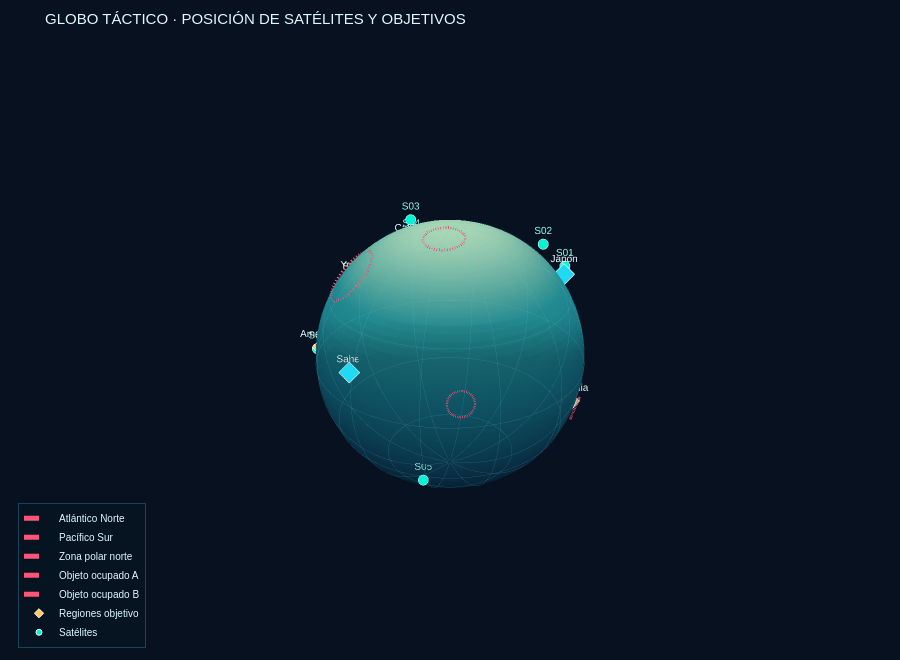
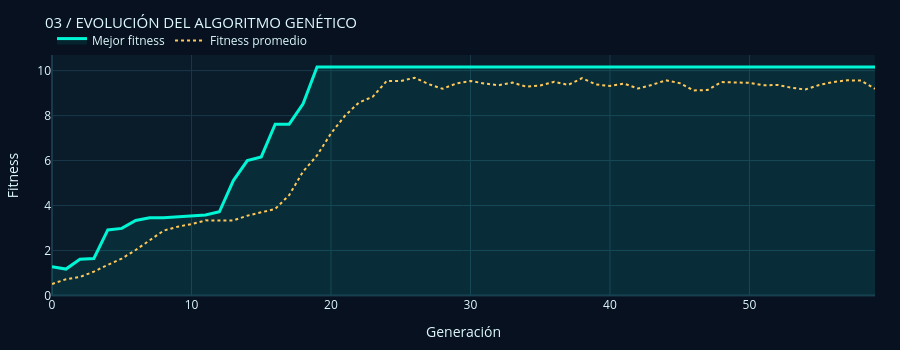

The notebook cell these images were saved under, in order:
### Code cell
from IPython.display import display, HTML

def latlon_to_xyz(lat, lon, radius=1.0):
    lat_r, lon_r = np.radians(lat), np.radians(lon)
    return (radius*np.cos(lat_r)*np.cos(lon_r),
            radius*np.cos(lat_r)*np.sin(lon_r), radius*np.sin(lat_r))

def circle_on_globe(center, radius_deg, n=120, globe_radius=1.018):
    lat0, lon0 = center
    bearings = np.linspace(0, 2*np.pi, n)
    ang, lat1, lon1 = np.radians(radius_deg), np.radians(lat0), np.radians(lon0)
    lats, lons = [], []
    for b in bearings:
        lat = np.arcsin(np.sin(lat1)*np.cos(ang)+np.cos(lat1)*np.sin(ang)*np.cos(b))
        lon = lon1 + np.arctan2(np.sin(b)*np.sin(ang)*np.cos(lat1),
                                np.cos(ang)-np.sin(lat1)*np.sin(lat))
        lats.append(np.degrees(lat)); lons.append((np.degrees(lon)+180)%360-180)
    return latlon_to_xyz(np.array(lats), np.array(lons), globe_radius)

def crear_dashboard(individuo, historial_max=None, historial_avg=None):
    reporte = coverage_report(individuo)
    cubiertas = int((reporte['Cubierta (≤300 km)'] == 'Sí').sum())
    invalidos = sum(not is_valid_position(*s) for s in individuo)
    fitness = evaluar_fitness(individuo)
    tasa = 100*cubiertas/max(1, len(REGIONS))
    display(HTML(f'''<div style="font-family:Arial,sans-serif;background:linear-gradient(120deg,#07111f,#0b1e31);border:1px solid #1c4962;border-radius:16px;padding:22px;color:#e6faff;margin:4px 0 14px 0">
      <div style="display:flex;align-items:center;gap:12px"><div style="font-size:28px">🛰️</div><div><div style="font-size:11px;letter-spacing:3px;color:#00e5c3">ASTROSHIELD / MISSION CONTROL</div><div style="font-size:24px;font-weight:700;margin-top:4px">Centro de control de constelación</div><div style="font-size:12px;color:#8aa9bc;margin-top:5px">Visualización interactiva · Optimización evolutiva · Monitoreo regional</div></div><div style="margin-left:auto;border:1px solid #087f70;color:#48f3cf;padding:7px 12px;border-radius:20px;font-size:11px">● SIMULACIÓN GENERADA</div></div>
      <div style="display:grid;grid-template-columns:repeat(4,minmax(120px,1fr));gap:10px;margin-top:20px">
      <div style="background:#0c2637;border:1px solid #17445a;border-radius:10px;padding:14px"><div style="font-size:10px;color:#8daaba;letter-spacing:1px">SATÉLITES</div><div style="font-size:27px;font-weight:700;color:#f1fbff">{len(individuo)} <span style="font-size:11px;color:#00e5c3">● ACTIVO</span></div><div style="font-size:11px;color:#7896a8">Constelación optimizada</div></div>
      <div style="background:#0c2637;border:1px solid #17445a;border-radius:10px;padding:14px"><div style="font-size:10px;color:#8daaba;letter-spacing:1px">COBERTURA REGIONAL</div><div style="font-size:27px;font-weight:700;color:#00e5c3">{cubiertas}/{len(REGIONS)}</div><div style="font-size:11px;color:#7896a8">Dentro del radio de 300 km</div></div>
      <div style="background:#0c2637;border:1px solid #17445a;border-radius:10px;padding:14px"><div style="font-size:10px;color:#8daaba;letter-spacing:1px">FITNESS</div><div style="font-size:27px;font-weight:700;color:#f8ce66">{fitness:.3f}</div><div style="font-size:11px;color:#7896a8">Evaluación de la solución</div></div>
      <div style="background:#0c2637;border:1px solid #17445a;border-radius:10px;padding:14px"><div style="font-size:10px;color:#8daaba;letter-spacing:1px">POSICIONES INVÁLIDAS</div><div style="font-size:27px;font-weight:700;color:{'#ff6482' if invalidos else '#00e5c3'}">{invalidos}</div><div style="font-size:11px;color:#7896a8">Según restricciones configuradas</div></div>
      </div></div>'''))

    fig = go.Figure()
    u = np.linspace(0, 2*np.pi, 100); v = np.linspace(-np.pi/2, np.pi/2, 60)
    xx = np.outer(np.cos(u), np.cos(v)); yy = np.outer(np.sin(u), np.cos(v)); zz = np.outer(np.ones_like(u), np.sin(v))
    fig.add_trace(go.Surface(x=xx,y=yy,z=zz,surfacecolor=zz,
        colorscale=[[0,'#07172b'],[0.25,'#0b3650'],[0.55,'#11647a'],[0.8,'#238b91'],[1,'#9cc8a6']],
        cmin=-1,cmax=1,opacity=.98,showscale=False,hoverinfo='skip',name='Tierra'))
    # Grid latitude/longitude for a technical cartographic feel
    for lat in [-60,-30,0,30,60]:
        lons=np.linspace(-180,180,160); lats=np.full_like(lons,lat)
        gx,gy,gz=latlon_to_xyz(lats,lons,1.003)
        fig.add_trace(go.Scatter3d(x=gx,y=gy,z=gz,mode='lines',line=dict(color='#56c7db',width=1),opacity=.22,showlegend=False,hoverinfo='skip'))
    for lon in range(-150,181,30):
        lats=np.linspace(-89,89,140); lons=np.full_like(lats,lon)
        gx,gy,gz=latlon_to_xyz(lats,lons,1.003)
        fig.add_trace(go.Scatter3d(x=gx,y=gy,z=gz,mode='lines',line=dict(color='#56c7db',width=1),opacity=.22,showlegend=False,hoverinfo='skip'))
    # Restricted zones / occupied objects
    for idx,zone in enumerate(DEBRIS_ZONES+BLOCKED_OBJECTS):
        x,y,z=circle_on_globe(zone['center'],zone['radius'])
        label=zone.get('name',f'Zona restringida {idx+1}')
        fig.add_trace(go.Scatter3d(x=x,y=y,z=z,mode='lines',line=dict(color='#ff5578',width=5,dash='dash'),name=label,hovertemplate=f'<b>{label}</b><br>Radio: {zone["radius"]}°<extra></extra>'))
    # Target regions
    rx,ry,rz,labels,cols,hov=[],[],[],[],[],[]
    for name,info in REGIONS.items():
        x,y,z=latlon_to_xyz(*info['coords'],1.035); rx.append(x);ry.append(y);rz.append(z);labels.append(name)
        cols.append({3:'#ffc857',2:'#20d9f2',1:'#8ef0a4'}[info['priority']])
        prioridad_label = {3: 'Alta', 2: 'Media', 1: 'Normal'}[info['priority']]
        hov.append(f"{name} · prioridad {prioridad_label}")
    fig.add_trace(go.Scatter3d(x=rx,y=ry,z=rz,mode='markers+text',text=labels,textposition='top center',
        textfont=dict(size=10,color='#eafaff'),marker=dict(size=7,color=cols,symbol='diamond',line=dict(color='#ffffff',width=1)),
        name='Regiones objetivo',hovertext=hov,hovertemplate='%{hovertext}<extra></extra>'))
    sx,sy,sz,hovers=[],[],[],[]
    for i,sat in enumerate(individuo):
        x,y,z=latlon_to_xyz(sat[0],sat[1],1.075);sx.append(x);sy.append(y);sz.append(z)
        near=min(REGIONS,key=lambda n:satellite_region_distance(sat,n)); dist=satellite_region_distance(sat,near)
        hovers.append(f'<b>Satélite S{i+1:02}</b><br>Latitud: {sat[0]:.2f}°<br>Longitud: {sat[1]:.2f}°<br>Región cercana: {near}<br>Distancia: {dist:.1f} km<br>Posición válida: {"Sí" if is_valid_position(*sat) else "No"}')
    fig.add_trace(go.Scatter3d(x=sx,y=sy,z=sz,mode='markers+text',text=[f'S{i+1:02}' for i in range(len(individuo))],textposition='top center',
        textfont=dict(size=10,color='#8affea'),marker=dict(size=6,color=['#00f5d4' if is_valid_position(*s) else '#ff5578' for s in individuo],line=dict(color='#eaffff',width=1)),
        name='Satélites',hovertext=hovers,hovertemplate='%{hovertext}<extra></extra>'))
    # Coverage links for regions within observation radius
    for name,info in REGIONS.items():
        ds=[satellite_region_distance(s,name) for s in individuo]; idx=int(np.argmin(ds))
        if ds[idx] <= OBSERVATION_RADIUS_KM:
            a=latlon_to_xyz(*individuo[idx],1.065); b=latlon_to_xyz(*info['coords'],1.04)
            fig.add_trace(go.Scatter3d(x=[a[0],b[0]],y=[a[1],b[1]],z=[a[2],b[2]],mode='lines',line=dict(color='#00f5d4',width=4),opacity=.9,showlegend=False,hoverinfo='skip'))
    fig.update_layout(title=dict(text='GLOBO TÁCTICO · POSICIÓN DE SATÉLITES Y OBJETIVOS',font=dict(size=15,color='#dffaff')),
        paper_bgcolor='#07111f',plot_bgcolor='#07111f',font=dict(color='#dffaff',family='Arial'),
        legend=dict(bgcolor='rgba(6,20,34,.85)',bordercolor='#17445a',borderwidth=1,x=.02,y=.02,font=dict(size=10)),
        margin=dict(l=0,r=0,t=48,b=0),height=660,
        scene=dict(bgcolor='#07111f',xaxis=dict(visible=False,range=[-1.2,1.2]),yaxis=dict(visible=False,range=[-1.2,1.2]),zaxis=dict(visible=False,range=[-1.2,1.2]),aspectmode='cube',camera=dict(eye=dict(x=1.55,y=1.35,z=1.1))))
    display(HTML('<div style="font:12px Arial;color:#63a7bf;letter-spacing:2px;margin:14px 2px 5px">01 / VISTA PLANETARIA INTERACTIVA</div>'))
    fig.show()

    # Coverage report as a styled interactive dataframe
    styled = reporte.style.set_properties(**{'background-color':'#0b1d2b','color':'#e4f8ff','border-color':'#20445a','text-align':'left'}).set_table_styles([
        {'selector':'th','props':[('background-color','#12354a'),('color','#64f0dc'),('font-size','11px'),('text-transform','uppercase')]},
        {'selector':'caption','props':[('caption-side','top'),('color','#e4f8ff'),('font-size','16px'),('font-weight','bold'),('text-align','left'),('padding','10px 0')]}
    ]).set_caption('02 / ESTADO DE COBERTURA POR REGIÓN')
    display(styled)
    if historial_max is not None and historial_avg is not None:
        evo=go.Figure()
        evo.add_trace(go.Scatter(y=historial_max,mode='lines',name='Mejor fitness',line=dict(color='#00f5d4',width=3),fill='tozeroy',fillcolor='rgba(0,245,212,.08)'))
        evo.add_trace(go.Scatter(y=historial_avg,mode='lines',name='Fitness promedio',line=dict(color='#ffc857',width=2,dash='dot')))
        evo.update_layout(title=dict(text='03 / EVOLUCIÓN DEL ALGORITMO GENÉTICO',font=dict(size=15,color='#dffaff')),
            xaxis_title='Generación',yaxis_title='Fitness',paper_bgcolor='#07111f',plot_bgcolor='#0a1b2a',
            font=dict(color='#dffaff'),height=350,margin=dict(l=35,r=25,t=55,b=40),
            xaxis=dict(gridcolor='#18394b',zerolinecolor='#18394b'),yaxis=dict(gridcolor='#18394b',zerolinecolor='#18394b'),
            legend=dict(orientation='h',y=1.12,x=0))
        evo.show()
    display(HTML(f'<div style="font:11px Arial;color:#64869a;border-top:1px solid #18394b;padding-top:10px;margin-top:12px">ASTROSHIELD · FIN DE REPORTE · Cobertura calculada con radio de observación de {OBSERVATION_RADIUS_KM} km · Los resultados corresponden a la corrida ejecutada en este notebook.</div>'))

crear_dashboard(MEJOR_INDIVIDUO, HISTORIAL_MAX, HISTORIAL_AVG)

### Figure 1 — Plotly figure (JSON) as saved in the notebook; plotly's stock layout.template omitted (floating-point values rounded to 4 significant figures; data arrays with more than 128 entries replaced by an {"elided": "..."} marker saying what was removed)
{"data": [{"cmax": 1, "cmin": -1, "colorscale": [[0, "#07172b"], [0.25, "#0b3650"], [0.55, "#11647a"], [0.8, "#238b91"], [1, "#9cc8a6"]], "hoverinfo": "skip", "name": "Tierra", "opacity": 0.98, "showscale": false, "surfacecolor": {"elided": "100x60 float values"}, "type": "surface", "x": {"elided": "100x60 float values"}, "y": {"elided": "100x60 float values"}, "z": {"elided": "100x60 float values"}}, {"hoverinfo": "skip", "line": {"color": "#56c7db", "width": 1}, "mode": "lines", "opacity": 0.22, "showlegend": false, "type": "scatter3d", "x": {"elided": "160 float values"}, "y": {"elided": "160 float values"}, "z": {"elided": "160 float values"}}, {"hoverinfo": "skip", "line": {"color": "#56c7db", "width": 1}, "mode": "lines", "opacity": 0.22, "showlegend": false, "type": "scatter3d", "x": {"elided": "160 float values"}, "y": {"elided": "160 float values"}, "z": {"elided": "160 float values"}}, {"hoverinfo": "skip", "line": {"color": "#56c7db", "width": 1}, "mode": "lines", "opacity": 0.22, "showlegend": false, "type": "scatter3d", "x": {"elided": "160 float values"}, "y": {"elided": "160 float values"}, "z": {"elided": "160 float values"}}, {"hoverinfo": "skip", "line": {"color": "#56c7db", "width": 1}, "mode": "lines", "opacity": 0.22, "showlegend": false, "type": "scatter3d", "x": {"elided": "160 float values"}, "y": {"elided": "160 float values"}, "z": {"elided": "160 float values"}}, {"hoverinfo": "skip", "line": {"color": "#56c7db", "width": 1}, "mode": "lines", "opacity": 0.22, "showlegend": false, "type": "scatter3d", "x": {"elided": "160 float values"}, "y": {"elided": "160 float values"}, "z": {"elided": "160 float values"}}, {"hoverinfo": "skip", "line": {"color": "#56c7db", "width": 1}, "mode": "lines", "opacity": 0.22, "showlegend": false, "type": "scatter3d", "x": {"elided": "140 float values"}, "y": {"elided": "140 float values"}, "z": {"elided": "140 float values"}}, {"hoverinfo": "skip", "line": {"color": "#56c7db", "width": 1}, "mode": "lines", "opacity": 0.22, "showlegend": false, "type": "scatter3d", "x": {"elided": "140 float values"}, "y": {"elided": "140 float values"}, "z": {"elided": "140 float values"}}, {"hoverinfo": "skip", "line": {"color": "#56c7db", "width": 1}, "mode": "lines", "opacity": 0.22, "showlegend": false, "type": "scatter3d", "x": {"elided": "140 float values"}, "y": {"elided": "140 float values"}, "z": {"elided": "140 float values"}}, {"hoverinfo": "skip", "line": {"color": "#56c7db", "width": 1}, "mode": "lines", "opacity": 0.22, "showlegend": false, "type": "scatter3d", "x": {"elided": "140 float values"}, "y": {"elided": "140 float values"}, "z": {"elided": "140 float values"}}, {"hoverinfo": "skip", "line": {"color": "#56c7db", "width": 1}, "mode": "lines", "opacity": 0.22, "showlegend": false, "type": "scatter3d", "x": {"elided": "140 float values"}, "y": {"elided": "140 float values"}, "z": {"elided": "140 float values"}}, {"hoverinfo": "skip", "line": {"color": "#56c7db", "width": 1}, "mode": "lines", "opacity": 0.22, "showlegend": false, "type": "scatter3d", "x": {"elided": "140 float values"}, "y": {"elided": "140 float values"}, "z": {"elided": "140 float values"}}, {"hoverinfo": "skip", "line": {"color": "#56c7db", "width": 1}, "mode": "lines", "opacity": 0.22, "showlegend": false, "type": "scatter3d", "x": {"elided": "140 float values"}, "y": {"elided": "140 float values"}, "z": {"elided": "140 float values"}}, {"hoverinfo": "skip", "line": {"color": "#56c7db", "width": 1}, "mode": "lines", "opacity": 0.22, "showlegend": false, "type": "scatter3d", "x": {"elided": "140 float values"}, "y": {"elided": "140 float values"}, "z": {"elided": "140 float values"}}, {"hoverinfo": "skip", "line": {"color": "#56c7db", "width": 1}, "mode": "lines", "opacity": 0.22, "showlegend": false, "type": "scatter3d", "x": {"elided": "140 float values"}, "y": {"elided": "140 float values"}, "z": {"elided": "140 float values"}}, {"hoverinfo": "skip", "line": {"color": "#56c7db", "width": 1}, "mode": "lines", "opacity": 0.22, "showlegend": false, "type": "scatter3d", "x": {"elided": "140 float values"}, "y": {"elided": "140 float values"}, "z": {"elided": "140 float values"}}, {"hoverinfo": "skip", "line": {"color": "#56c7db", "width": 1}, "mode": "lines", "opacity": 0.22, "showlegend": false, "type": "scatter3d", "x": {"elided": "140 float values"}, "y": {"elided": "140 float values"}, "z": {"elided": "140 float values"}}, {"hoverinfo": "skip", "line": {"color": "#56c7db", "width": 1}, "mode": "lines", "opacity": 0.22, "showlegend": false, "type": "scatter3d", "x": {"elided": "140 float values"}, "y": {"elided": "140 float values"}, "z": {"elided": "140 float values"}}, {"hovertemplate": "<b>Atlántico Norte</b><br>Radio: 12.0°<extra></extra>", "line": {"color": "#ff5578", "dash": "dash", "width": 5}, "mode": "lines", "name": "Atlántico Norte", "type": "scatter3d", "x": [0.4542, 0.4608, 0.4677, 0.4749, 0.4823, 0.4901, 0.4981, 0.5063, 0.5147, 0.5233, 0.532, 0.5409, 0.5498, 0.5589, 0.568, 0.5771, 0.5862, 0.5952, 0.6043, 0.6132, 0.6221, 0.6308, 0.6394, 0.6478, 0.656, 0.6639, 0.6717, 0.6792, 0.6863, 0.6932, 0.6998, 0.706, 0.7118, 0.7173, 0.7224, 0.7271, 0.7313, 0.7352, 0.7386, 0.7415, 0.744, 0.746, 0.7475, 0.7486, 0.7492, 0.7493, 0.7489, 0.7481, 0.7467, 0.7449, 0.7426, 0.7399, 0.7367, 0.7331, 0.729, 0.7245, 0.7196, 0.7143, 0.7086, 0.7025, 0.6961, 0.6894, 0.6823, 0.675, 0.6673, 0.6595, 0.6514, 0.643, 0.6346, 0.6259, 0.6171, 0.6082, 0.5992, 0.5901, 0.581, 0.5719, 0.5628, 0.5538, 0.5448, 0.5359, 0.5271, 0.5184, 0.5099, 0.5016, 0.4936, 0.4857, 0.4781, 0.4708, 0.4637, 0.457, 0.4506, 0.4446, 0.4389, 0.4336, 0.4287, 0.4243, 0.4202, 0.4166, 0.4135, 0.4107, 0.4085, 0.4067, 0.4054, 0.4046, 0.4042, 0.4044, 0.405, 0.4061, 0.4077, 0.4097, 0.4122, 0.4152, 0.4186, 0.4225, 0.4267, 0.4314, 0.4366, 0.4421, 0.4479, 0.4542], "y": [-0.318, -0.309, -0.3002, -0.2917, -0.2836, -0.2757, -0.2683, -0.2612, -0.2545, -0.2482, -0.2424, -0.237, -0.232, -0.2276, -0.2236, -0.2202, -0.2172, -0.2148, -0.2129, -0.2115, -0.2107, -0.2104, -0.2106, -0.2114, -0.2127, -0.2146, -0.217, -0.2199, -0.2233, -0.2272, -0.2316, -0.2365, -0.2419, -0.2477, -0.2539, -0.2606, -0.2677, -0.2751, -0.2829, -0.291, -0.2995, -0.3082, -0.3172, -0.3265, -0.3359, -0.3456, -0.3554, -0.3654, -0.3754, -0.3856, -0.3958, -0.406, -0.4162, -0.4264, -0.4365, -0.4465, -0.4564, -0.4661, -0.4757, -0.4851, -0.4942, -0.5031, -0.5118, -0.5201, -0.5281, -0.5358, -0.543, -0.5499, -0.5564, -0.5625, -0.5681, -0.5733, -0.578, -0.5822, -0.5859, -0.5891, -0.5918, -0.5939, -0.5956, -0.5967, -0.5972, -0.5973, -0.5967, -0.5957, -0.5941, -0.592, -0.5893, -0.5862, -0.5825, -0.5784, -0.5737, -0.5686, -0.563, -0.557, -0.5505, -0.5436, -0.5364, -0.5288, -0.5208, -0.5125, -0.5039, -0.495, -0.4859, -0.4765, -0.467, -0.4572, -0.4473, -0.4373, -0.4272, -0.4171, -0.4068, -0.3966, -0.3864, -0.3763, -0.3662, -0.3563, -0.3464, -0.3368, -0.3273, -0.318], "z": [0.8538, 0.8536, 0.8529, 0.8519, 0.8504, 0.8486, 0.8463, 0.8437, 0.8406, 0.8372, 0.8334, 0.8292, 0.8247, 0.8199, 0.8147, 0.8092, 0.8035, 0.7974, 0.7911, 0.7846, 0.7778, 0.7708, 0.7637, 0.7563, 0.7488, 0.7412, 0.7335, 0.7258, 0.7179, 0.71, 0.7021, 0.6942, 0.6864, 0.6785, 0.6708, 0.6631, 0.6556, 0.6482, 0.641, 0.6339, 0.627, 0.6203, 0.6139, 0.6077, 0.6018, 0.5962, 0.5909, 0.5859, 0.5812, 0.5769, 0.5729, 0.5693, 0.566, 0.5632, 0.5607, 0.5586, 0.557, 0.5557, 0.5549, 0.5545, 0.5545, 0.5549, 0.5557, 0.557, 0.5586, 0.5607, 0.5632, 0.566, 0.5693, 0.5729, 0.5769, 0.5812, 0.5859, 0.5909, 0.5962, 0.6018, 0.6077, 0.6139, 0.6203, 0.627, 0.6339, 0.641, 0.6482, 0.6556, 0.6631, 0.6708, 0.6785, 0.6864, 0.6942, 0.7021, 0.71, 0.7179, 0.7258, 0.7335, 0.7412, 0.7488, 0.7563, 0.7637, 0.7708, 0.7778, 0.7846, 0.7911, 0.7974, 0.8035, 0.8092, 0.8147, 0.8199, 0.8247, 0.8292, 0.8334, 0.8372, 0.8406, 0.8437, 0.8463, 0.8486, 0.8504, 0.8519, 0.8529, 0.8536, 0.8538]}, {"hovertemplate": "<b>Pacífico Sur</b><br>Radio: 10.0°<extra></extra>", "line": {"color": "#ff5578", "dash": "dash", "width": 5}, "mode": "lines", "name": "Pacífico Sur", "type": "scatter3d", "x": [-0.4783, -0.4702, -0.4619, -0.4536, -0.4452, -0.4368, -0.4284, -0.42, -0.4117, -0.4034, -0.3952, -0.3871, -0.3791, -0.3713, -0.3636, -0.3562, -0.349, -0.342, -0.3352, -0.3288, -0.3226, -0.3168, -0.3112, -0.3061, -0.3012, -0.2968, -0.2927, -0.289, -0.2858, -0.2829, -0.2804, -0.2784, -0.2769, -0.2757, -0.275, -0.2748, -0.275, -0.2756, -0.2767, -0.2782, -0.2801, -0.2825, -0.2853, -0.2885, -0.2921, -0.2962, -0.3006, -0.3053, -0.3105, -0.3159, -0.3218, -0.3279, -0.3343, -0.341, -0.3479, -0.3551, -0.3625, -0.3702, -0.3779, -0.3859, -0.394, -0.4022, -0.4105, -0.4188, -0.4272, -0.4356, -0.444, -0.4524, -0.4607, -0.469, -0.4771, -0.4852, -0.4931, -0.5008, -0.5083, -0.5157, -0.5228, -0.5296, -0.5362, -0.5426, -0.5486, -0.5543, -0.5596, -0.5646, -0.5693, -0.5735, -0.5774, -0.5809, -0.584, -0.5866, -0.5888, -0.5906, -0.592, -0.5929, -0.5934, -0.5934, -0.593, -0.5921, -0.5908, -0.5891, -0.587, -0.5844, -0.5814, -0.5779, -0.5741, -0.5699, -0.5653, -0.5604, -0.5551, -0.5494, -0.5434, -0.5372, -0.5306, -0.5238, -0.5167, -0.5094, -0.5019, -0.4942, -0.4863, -0.4783], "y": [-0.8284, -0.833, -0.8373, -0.8414, -0.8453, -0.8489, -0.8522, -0.8552, -0.858, -0.8604, -0.8626, -0.8644, -0.8659, -0.8671, -0.868, -0.8686, -0.8688, -0.8687, -0.8683, -0.8676, -0.8665, -0.8651, -0.8634, -0.8614, -0.8591, -0.8565, -0.8536, -0.8504, -0.847, -0.8432, -0.8393, -0.835, -0.8306, -0.8259, -0.821, -0.816, -0.8107, -0.8053, -0.7997, -0.794, -0.7882, -0.7823, -0.7763, -0.7702, -0.7641, -0.758, -0.7518, -0.7456, -0.7395, -0.7334, -0.7273, -0.7213, -0.7154, -0.7096, -0.7039, -0.6983, -0.6929, -0.6877, -0.6826, -0.6777, -0.673, -0.6686, -0.6644, -0.6604, -0.6567, -0.6533, -0.6501, -0.6472, -0.6446, -0.6423, -0.6403, -0.6386, -0.6372, -0.6362, -0.6355, -0.6351, -0.635, -0.6352, -0.6358, -0.6367, -0.6379, -0.6395, -0.6413, -0.6435, -0.6459, -0.6487, -0.6517, -0.6551, -0.6587, -0.6625, -0.6666, -0.671, -0.6755, -0.6803, -0.6853, -0.6904, -0.6958, -0.7013, -0.7069, -0.7127, -0.7185, -0.7245, -0.7305, -0.7366, -0.7428, -0.7489, -0.7551, -0.7613, -0.7674, -0.7735, -0.7795, -0.7855, -0.7913, -0.7971, -0.8027, -0.8082, -0.8135, -0.8187, -0.8237, -0.8284], "z": [-0.3482, -0.3484, -0.349, -0.3501, -0.3516, -0.3535, -0.3558, -0.3585, -0.3616, -0.3651, -0.369, -0.3733, -0.3779, -0.3828, -0.3881, -0.3937, -0.3996, -0.4058, -0.4123, -0.419, -0.4259, -0.433, -0.4404, -0.4479, -0.4555, -0.4633, -0.4712, -0.4791, -0.4871, -0.4952, -0.5033, -0.5114, -0.5194, -0.5274, -0.5353, -0.5432, -0.5509, -0.5584, -0.5659, -0.5731, -0.5801, -0.5869, -0.5935, -0.5998, -0.6059, -0.6116, -0.6171, -0.6222, -0.627, -0.6314, -0.6355, -0.6392, -0.6425, -0.6454, -0.6479, -0.6501, -0.6518, -0.653, -0.6539, -0.6543, -0.6543, -0.6539, -0.653, -0.6518, -0.6501, -0.6479, -0.6454, -0.6425, -0.6392, -0.6355, -0.6314, -0.627, -0.6222, -0.6171, -0.6116, -0.6059, -0.5998, -0.5935, -0.5869, -0.5801, -0.5731, -0.5659, -0.5584, -0.5509, -0.5432, -0.5353, -0.5274, -0.5194, -0.5114, -0.5033, -0.4952, -0.4871, -0.4791, -0.4712, -0.4633, -0.4555, -0.4479, -0.4404, -0.433, -0.4259, -0.419, -0.4123, -0.4058, -0.3996, -0.3937, -0.3881, -0.3828, -0.3779, -0.3733, -0.369, -0.3651, -0.3616, -0.3585, -0.3558, -0.3535, -0.3516, -0.3501, -0.349, -0.3484, -0.3482]}, {"hovertemplate": "<b>Zona polar norte</b><br>Radio: 8.0°<extra></extra>", "line": {"color": "#ff5578", "dash": "dash", "width": 5}, "mode": "lines", "name": "Zona polar norte", "type": "scatter3d", "x": [0.0615, 0.05793, 0.0547, 0.05183, 0.04931, 0.04717, 0.0454, 0.04401, 0.04301, 0.04239, 0.04215, 0.04231, 0.04285, 0.04378, 0.0451, 0.04679, 0.04886, 0.0513, 0.0541, 0.05726, 0.06077, 0.06461, 0.06877, 0.07325, 0.07804, 0.08311, 0.08845, 0.09406, 0.0999, 0.106, 0.1123, 0.1187, 0.1254, 0.1322, 0.1392, 0.1462, 0.1534, 0.1606, 0.1679, 0.1753, 0.1826, 0.19, 0.1973, 0.2046, 0.2118, 0.219, 0.226, 0.2329, 0.2397, 0.2463, 0.2527, 0.2589, 0.2649, 0.2707, 0.2762, 0.2815, 0.2865, 0.2912, 0.2955, 0.2996, 0.3034, 0.3068, 0.3098, 0.3125, 0.3148, 0.3168, 0.3184, 0.3196, 0.3204, 0.3208, 0.3208, 0.3205, 0.3198, 0.3186, 0.3171, 0.3152, 0.313, 0.3104, 0.3074, 0.3041, 0.3004, 0.2964, 0.2921, 0.2874, 0.2825, 0.2773, 0.2718, 0.2661, 0.2601, 0.2539, 0.2475, 0.241, 0.2342, 0.2274, 0.2204, 0.2132, 0.206, 0.1988, 0.1914, 0.1841, 0.1767, 0.1694, 0.1621, 0.1548, 0.1476, 0.1405, 0.1336, 0.1267, 0.12, 0.1135, 0.1072, 0.1011, 0.09519, 0.08954, 0.08414, 0.07902, 0.07417, 0.06963, 0.0654, 0.0615], "y": [0.03551, 0.04208, 0.04882, 0.05573, 0.06277, 0.06992, 0.07718, 0.08451, 0.0919, 0.09932, 0.1068, 0.1142, 0.1216, 0.129, 0.1363, 0.1435, 0.1506, 0.1575, 0.1643, 0.171, 0.1775, 0.1837, 0.1898, 0.1956, 0.2012, 0.2065, 0.2115, 0.2162, 0.2206, 0.2247, 0.2284, 0.2318, 0.2348, 0.2375, 0.2398, 0.2418, 0.2433, 0.2445, 0.2453, 0.2457, 0.2457, 0.2453, 0.2445, 0.2433, 0.2417, 0.2398, 0.2375, 0.2348, 0.2317, 0.2283, 0.2245, 0.2205, 0.2161, 0.2113, 0.2063, 0.201, 0.1955, 0.1896, 0.1836, 0.1773, 0.1708, 0.1642, 0.1573, 0.1504, 0.1433, 0.1361, 0.1288, 0.1214, 0.114, 0.1066, 0.09912, 0.0917, 0.08431, 0.07698, 0.06973, 0.06257, 0.05554, 0.04864, 0.0419, 0.03533, 0.02896, 0.0228, 0.01686, 0.01117, 0.005747, 0.0005952, -0.004266, -0.008823, -0.01306, -0.01697, -0.02055, -0.02377, -0.02663, -0.02913, -0.03126, -0.033, -0.03437, -0.03534, -0.03592, -0.03611, -0.03591, -0.03532, -0.03433, -0.03296, -0.03121, -0.02907, -0.02656, -0.02369, -0.02045, -0.01687, -0.01295, -0.008703, -0.004138, 0.0007308, 0.00589, 0.01132, 0.01702, 0.02296, 0.02913, 0.03551], "z": [1.016, 1.015, 1.015, 1.015, 1.015, 1.014, 1.014, 1.014, 1.013, 1.012, 1.012, 1.011, 1.01, 1.009, 1.008, 1.007, 1.006, 1.004, 1.003, 1.002, 1.001, 0.9992, 0.9978, 0.9963, 0.9949, 0.9934, 0.9919, 0.9903, 0.9888, 0.9872, 0.9857, 0.9841, 0.9826, 0.981, 0.9795, 0.978, 0.9765, 0.9751, 0.9736, 0.9722, 0.9709, 0.9696, 0.9683, 0.9671, 0.9659, 0.9648, 0.9638, 0.9628, 0.9619, 0.961, 0.9602, 0.9595, 0.9589, 0.9583, 0.9578, 0.9574, 0.9571, 0.9569, 0.9567, 0.9566, 0.9566, 0.9567, 0.9569, 0.9571, 0.9574, 0.9578, 0.9583, 0.9589, 0.9595, 0.9602, 0.961, 0.9619, 0.9628, 0.9638, 0.9648, 0.9659, 0.9671, 0.9683, 0.9696, 0.9709, 0.9722, 0.9736, 0.9751, 0.9765, 0.978, 0.9795, 0.981, 0.9826, 0.9841, 0.9857, 0.9872, 0.9888, 0.9903, 0.9919, 0.9934, 0.9949, 0.9963, 0.9978, 0.9992, 1.001, 1.002, 1.003, 1.004, 1.006, 1.007, 1.008, 1.009, 1.01, 1.011, 1.012, 1.012, 1.013, 1.014, 1.014, 1.014, 1.015, 1.015, 1.015, 1.015, 1.016]}, {"hovertemplate": "<b>Objeto ocupado A</b><br>Radio: 5.0°<extra></extra>", "line": {"color": "#ff5578", "dash": "dash", "width": 5}, "mode": "lines", "name": "Objeto ocupado A", "type": "scatter3d", "x": [0.6953, 0.692, 0.6888, 0.6855, 0.6824, 0.6793, 0.6763, 0.6734, 0.6705, 0.6678, 0.6652, 0.6627, 0.6603, 0.658, 0.6559, 0.6539, 0.6521, 0.6504, 0.6488, 0.6474, 0.6462, 0.6452, 0.6443, 0.6436, 0.6431, 0.6427, 0.6425, 0.6425, 0.6427, 0.6431, 0.6436, 0.6443, 0.6452, 0.6462, 0.6475, 0.6488, 0.6504, 0.6521, 0.6539, 0.6559, 0.658, 0.6603, 0.6627, 0.6652, 0.6678, 0.6706, 0.6734, 0.6763, 0.6794, 0.6824, 0.6856, 0.6888, 0.6921, 0.6953, 0.6987, 0.702, 0.7054, 0.7087, 0.7121, 0.7154, 0.7187, 0.722, 0.7253, 0.7284, 0.7316, 0.7346, 0.7376, 0.7405, 0.7432, 0.7459, 0.7485, 0.7509, 0.7533, 0.7555, 0.7575, 0.7594, 0.7612, 0.7628, 0.7643, 0.7656, 0.7667, 0.7677, 0.7685, 0.7691, 0.7695, 0.7698, 0.7699, 0.7698, 0.7695, 0.7691, 0.7685, 0.7677, 0.7667, 0.7656, 0.7643, 0.7628, 0.7612, 0.7594, 0.7575, 0.7554, 0.7532, 0.7509, 0.7485, 0.7459, 0.7432, 0.7404, 0.7375, 0.7346, 0.7315, 0.7284, 0.7252, 0.722, 0.7187, 0.7154, 0.7121, 0.7087, 0.7053, 0.702, 0.6986, 0.6953], "y": [0.6953, 0.6986, 0.702, 0.7053, 0.7087, 0.7121, 0.7154, 0.7187, 0.722, 0.7252, 0.7284, 0.7315, 0.7346, 0.7375, 0.7404, 0.7432, 0.7459, 0.7485, 0.7509, 0.7532, 0.7554, 0.7575, 0.7594, 0.7612, 0.7628, 0.7643, 0.7656, 0.7667, 0.7677, 0.7685, 0.7691, 0.7695, 0.7698, 0.7699, 0.7698, 0.7695, 0.7691, 0.7685, 0.7677, 0.7667, 0.7656, 0.7643, 0.7628, 0.7612, 0.7594, 0.7575, 0.7555, 0.7533, 0.7509, 0.7485, 0.7459, 0.7432, 0.7405, 0.7376, 0.7346, 0.7316, 0.7284, 0.7253, 0.722, 0.7187, 0.7154, 0.7121, 0.7087, 0.7054, 0.702, 0.6987, 0.6953, 0.6921, 0.6888, 0.6856, 0.6824, 0.6794, 0.6763, 0.6734, 0.6706, 0.6678, 0.6652, 0.6627, 0.6603, 0.658, 0.6559, 0.6539, 0.6521, 0.6504, 0.6488, 0.6475, 0.6462, 0.6452, 0.6443, 0.6436, 0.6431, 0.6427, 0.6425, 0.6425, 0.6427, 0.6431, 0.6436, 0.6443, 0.6452, 0.6462, 0.6474, 0.6488, 0.6504, 0.6521, 0.6539, 0.6559, 0.658, 0.6603, 0.6627, 0.6652, 0.6678, 0.6705, 0.6734, 0.6763, 0.6793, 0.6824, 0.6855, 0.6888, 0.692, 0.6953], "z": [0.2635, 0.2634, 0.263, 0.2624, 0.2615, 0.2605, 0.2591, 0.2576, 0.2558, 0.2538, 0.2516, 0.2492, 0.2465, 0.2437, 0.2407, 0.2375, 0.2341, 0.2306, 0.2269, 0.2231, 0.2191, 0.215, 0.2109, 0.2066, 0.2022, 0.1978, 0.1933, 0.1887, 0.1842, 0.1796, 0.1749, 0.1703, 0.1657, 0.1612, 0.1567, 0.1522, 0.1478, 0.1435, 0.1392, 0.1351, 0.1311, 0.1272, 0.1234, 0.1198, 0.1164, 0.1131, 0.11, 0.1071, 0.1043, 0.1018, 0.09949, 0.09738, 0.09549, 0.09382, 0.09238, 0.09118, 0.09021, 0.08948, 0.089, 0.08875, 0.08875, 0.089, 0.08948, 0.09021, 0.09118, 0.09238, 0.09382, 0.09549, 0.09738, 0.09949, 0.1018, 0.1043, 0.1071, 0.11, 0.1131, 0.1164, 0.1198, 0.1234, 0.1272, 0.1311, 0.1351, 0.1392, 0.1435, 0.1478, 0.1522, 0.1567, 0.1612, 0.1657, 0.1703, 0.1749, 0.1796, 0.1842, 0.1887, 0.1933, 0.1978, 0.2022, 0.2066, 0.2109, 0.215, 0.2191, 0.2231, 0.2269, 0.2306, 0.2341, 0.2375, 0.2407, 0.2437, 0.2465, 0.2492, 0.2516, 0.2538, 0.2558, 0.2576, 0.2591, 0.2605, 0.2615, 0.2624, 0.263, 0.2634, 0.2635]}, {"hovertemplate": "<b>Objeto ocupado B</b><br>Radio: 5.0°<extra></extra>", "line": {"color": "#ff5578", "dash": "dash", "width": 5}, "mode": "lines", "name": "Objeto ocupado B", "type": "scatter3d", "x": [-0.3429, -0.3473, -0.3516, -0.3559, -0.3602, -0.3644, -0.3685, -0.3725, -0.3764, -0.3802, -0.3838, -0.3873, -0.3907, -0.3939, -0.397, -0.3999, -0.4026, -0.4051, -0.4074, -0.4096, -0.4115, -0.4132, -0.4146, -0.4159, -0.4169, -0.4177, -0.4183, -0.4187, -0.4188, -0.4187, -0.4183, -0.4177, -0.4169, -0.4158, -0.4146, -0.4131, -0.4114, -0.4094, -0.4073, -0.405, -0.4024, -0.3997, -0.3968, -0.3938, -0.3905, -0.3871, -0.3836, -0.3799, -0.3762, -0.3722, -0.3682, -0.3641, -0.3599, -0.3557, -0.3514, -0.347, -0.3426, -0.3382, -0.3338, -0.3294, -0.325, -0.3206, -0.3163, -0.312, -0.3078, -0.3036, -0.2996, -0.2956, -0.2918, -0.2881, -0.2845, -0.281, -0.2777, -0.2746, -0.2716, -0.2688, -0.2662, -0.2638, -0.2615, -0.2595, -0.2577, -0.2561, -0.2548, -0.2536, -0.2527, -0.252, -0.2515, -0.2513, -0.2513, -0.2516, -0.252, -0.2527, -0.2537, -0.2548, -0.2562, -0.2578, -0.2596, -0.2617, -0.2639, -0.2663, -0.269, -0.2718, -0.2747, -0.2779, -0.2812, -0.2847, -0.2883, -0.292, -0.2959, -0.2998, -0.3039, -0.308, -0.3122, -0.3165, -0.3209, -0.3252, -0.3296, -0.3341, -0.3385, -0.3429], "y": [0.9421, 0.9404, 0.9388, 0.937, 0.9352, 0.9334, 0.9315, 0.9297, 0.9277, 0.9258, 0.9238, 0.9219, 0.9199, 0.918, 0.916, 0.9141, 0.9121, 0.9102, 0.9083, 0.9065, 0.9047, 0.9029, 0.9012, 0.8996, 0.898, 0.8965, 0.895, 0.8936, 0.8923, 0.891, 0.8899, 0.8888, 0.8878, 0.8869, 0.8861, 0.8854, 0.8848, 0.8843, 0.8839, 0.8836, 0.8834, 0.8833, 0.8833, 0.8834, 0.8836, 0.8839, 0.8843, 0.8848, 0.8855, 0.8862, 0.887, 0.8879, 0.8889, 0.89, 0.8911, 0.8924, 0.8937, 0.8951, 0.8966, 0.8981, 0.8997, 0.9014, 0.9031, 0.9049, 0.9067, 0.9085, 0.9104, 0.9123, 0.9142, 0.9162, 0.9181, 0.9201, 0.9221, 0.924, 0.926, 0.9279, 0.9298, 0.9317, 0.9336, 0.9354, 0.9372, 0.9389, 0.9406, 0.9422, 0.9438, 0.9453, 0.9467, 0.9481, 0.9494, 0.9506, 0.9517, 0.9527, 0.9536, 0.9545, 0.9552, 0.9559, 0.9565, 0.9569, 0.9573, 0.9575, 0.9577, 0.9577, 0.9577, 0.9575, 0.9573, 0.9569, 0.9564, 0.9559, 0.9552, 0.9544, 0.9536, 0.9526, 0.9516, 0.9505, 0.9492, 0.948, 0.9466, 0.9452, 0.9436, 0.9421], "z": [-0.1768, -0.1769, -0.1773, -0.1778, -0.1787, -0.1797, -0.181, -0.1826, -0.1843, -0.1863, -0.1884, -0.1908, -0.1934, -0.1962, -0.1991, -0.2023, -0.2056, -0.209, -0.2127, -0.2164, -0.2203, -0.2243, -0.2284, -0.2326, -0.2369, -0.2412, -0.2456, -0.2501, -0.2546, -0.2591, -0.2636, -0.2681, -0.2726, -0.2771, -0.2815, -0.2859, -0.2902, -0.2945, -0.2986, -0.3027, -0.3066, -0.3104, -0.3141, -0.3177, -0.321, -0.3243, -0.3273, -0.3302, -0.3329, -0.3353, -0.3376, -0.3397, -0.3415, -0.3432, -0.3446, -0.3458, -0.3467, -0.3474, -0.3479, -0.3481, -0.3481, -0.3479, -0.3474, -0.3467, -0.3458, -0.3446, -0.3432, -0.3415, -0.3397, -0.3376, -0.3353, -0.3329, -0.3302, -0.3273, -0.3243, -0.321, -0.3177, -0.3141, -0.3104, -0.3066, -0.3027, -0.2986, -0.2945, -0.2902, -0.2859, -0.2815, -0.2771, -0.2726, -0.2681, -0.2636, -0.2591, -0.2546, -0.2501, -0.2456, -0.2412, -0.2369, -0.2326, -0.2284, -0.2243, -0.2203, -0.2164, -0.2127, -0.209, -0.2056, -0.2023, -0.1991, -0.1962, -0.1934, -0.1908, -0.1884, -0.1863, -0.1843, -0.1826, -0.181, -0.1797, -0.1787, -0.1778, -0.1773, -0.1769, -0.1768]}, {"hovertemplate": "%{hovertext}<extra></extra>", "hovertext": ["Yucatán · prioridad Alta", "Amazonía · prioridad Alta", "California · prioridad Media", "Sahel · prioridad Media", "Japón · prioridad Media", "Australia · prioridad Normal"], "marker": {"color": ["#ffc857", "#ffc857", "#20d9f2", "#20d9f2", "#20d9f2", "#8ef0a4"], "line": {"color": "#ffffff", "width": 1}, "size": 7, "symbol": "diamond"}, "mode": "markers+text", "name": "Regiones objetivo", "text": ["Yucatán", "Amazonía", "California", "Sahel", "Japón", "Australia"], "textfont": {"color": "#eafaff", "size": 10}, "textposition": "top center", "type": "scatter3d", "x": [0.01692, 0.485, -0.4068, 0.9997, -0.6223, -0.6397], "y": [-0.9693, -0.9121, -0.722, 0, 0.5603, 0.686], "z": [0.3625, -0.06319, 0.62, 0.2679, 0.6084, -0.4374]}, {"hovertemplate": "%{hovertext}<extra></extra>", "hovertext": ["<b>Satélite S01</b><br>Latitud: 37.64°<br>Longitud: 140.39°<br>Región cercana: Japón<br>Distancia: 280.1 km<br>Posición válida: Sí", "<b>Satélite S02</b><br>Latitud: 50.94°<br>Longitud: 140.56°<br>Región cercana: Japón<br>Distancia: 1674.1 km<br>Posición válida: Sí", "<b>Satélite S03</b><br>Latitud: 54.69°<br>Longitud: -109.88°<br>Región cercana: California<br>Distancia: 2117.5 km<br>Posición válida: Sí", "<b>Satélite S04</b><br>Latitud: 37.59°<br>Longitud: -117.35°<br>Región cercana: California<br>Distancia: 201.5 km<br>Posición válida: Sí", "<b>Satélite S05</b><br>Latitud: -24.32°<br>Longitud: 30.48°<br>Región cercana: Sahel<br>Distancia: 5483.4 km<br>Posición válida: Sí", "<b>Satélite S06</b><br>Latitud: 18.78°<br>Longitud: -87.07°<br>Región cercana: Yucatán<br>Distancia: 278.3 km<br>Posición válida: Sí", "<b>Satélite S07</b><br>Latitud: -12.36°<br>Longitud: -66.39°<br>Región cercana: Amazonía<br>Distancia: 1097.0 km<br>Posición válida: Sí", "<b>Satélite S08</b><br>Latitud: -3.89°<br>Longitud: -61.25°<br>Región cercana: Amazonía<br>Distancia: 93.7 km<br>Posición válida: Sí"], "marker": {"color": ["#00f5d4", "#00f5d4", "#00f5d4", "#00f5d4", "#00f5d4", "#00f5d4", "#00f5d4", "#00f5d4"], "line": {"color": "#eaffff", "width": 1}, "size": 6}, "mode": "markers+text", "name": "Satélites", "text": ["S01", "S02", "S03", "S04", "S05", "S06", "S07", "S08"], "textfont": {"color": "#8affea", "size": 10}, "textposition": "top center", "type": "scatter3d", "x": [-0.6558, -0.5231, -0.2113, -0.3914, 0.8442, 0.05203, 0.4205, 0.5158], "y": [0.5428, 0.4303, -0.5843, -0.7566, 0.4969, -1.016, -0.9622, -0.9403], "z": [0.6565, 0.8348, 0.8772, 0.6557, -0.4428, 0.3461, -0.23, -0.07296]}, {"hoverinfo": "skip", "line": {"color": "#00f5d4", "width": 4}, "mode": "lines", "opacity": 0.9, "showlegend": false, "type": "scatter3d", "x": [0.05154, 0.017], "y": [-1.007, -0.974], "z": [0.3428, 0.3642]}, {"hoverinfo": "skip", "line": {"color": "#00f5d4", "width": 4}, "mode": "lines", "opacity": 0.9, "showlegend": false, "type": "scatter3d", "x": [0.511, 0.4873], "y": [-0.9316, -0.9166], "z": [-0.07228, -0.06349]}, {"hoverinfo": "skip", "line": {"color": "#00f5d4", "width": 4}, "mode": "lines", "opacity": 0.9, "showlegend": false, "type": "scatter3d", "x": [-0.3877, -0.4088], "y": [-0.7496, -0.7255], "z": [0.6496, 0.623]}, {"hoverinfo": "skip", "line": {"color": "#00f5d4", "width": 4}, "mode": "lines", "opacity": 0.9, "showlegend": false, "type": "scatter3d", "x": [-0.6497, -0.6253], "y": [0.5377, 0.563], "z": [0.6504, 0.6113]}], "layout": {"font": {"color": "#dffaff", "family": "Arial"}, "height": 660, "legend": {"bgcolor": "rgba(6,20,34,.85)", "bordercolor": "#17445a", "borderwidth": 1, "font": {"size": 10}, "x": 0.02, "y": 0.02}, "margin": {"b": 0, "l": 0, "r": 0, "t": 48}, "paper_bgcolor": "#07111f", "plot_bgcolor": "#07111f", "scene": {"aspectmode": "cube", "bgcolor": "#07111f", "camera": {"eye": {"x": 1.55, "y": 1.35, "z": 1.1}}, "xaxis": {"range": [-1.2, 1.2], "visible": false}, "yaxis": {"range": [-1.2, 1.2], "visible": false}, "zaxis": {"range": [-1.2, 1.2], "visible": false}}, "title": {"font": {"color": "#dffaff", "size": 15}, "text": "GLOBO TÁCTICO · POSICIÓN DE SATÉLITES Y OBJETIVOS"}}}

### Figure 2 — Plotly figure (JSON) as saved in the notebook; plotly's stock layout.template omitted (floating-point values rounded to 4 significant figures)
{"data": [{"fill": "tozeroy", "fillcolor": "rgba(0,245,212,.08)", "line": {"color": "#00f5d4", "width": 3}, "mode": "lines", "name": "Mejor fitness", "type": "scatter", "y": [1.273, 1.173, 1.612, 1.647, 2.915, 2.984, 3.337, 3.455, 3.455, 3.495, 3.547, 3.577, 3.721, 5.108, 5.997, 6.164, 7.618, 7.618, 8.521, 10.16, 10.16, 10.16, 10.16, 10.16, 10.16, 10.16, 10.16, 10.16, 10.16, 10.16, 10.16, 10.16, 10.16, 10.16, 10.16, 10.16, 10.16, 10.16, 10.16, 10.16, 10.16, 10.16, 10.16, 10.16, 10.16, 10.16, 10.16, 10.16, 10.16, 10.16, 10.16, 10.16, 10.16, 10.16, 10.16, 10.16, 10.16, 10.16, 10.16, 10.16]}, {"line": {"color": "#ffc857", "dash": "dot", "width": 2}, "mode": "lines", "name": "Fitness promedio", "type": "scatter", "y": [0.5116, 0.7175, 0.8207, 1.059, 1.363, 1.64, 2.022, 2.469, 2.882, 3.057, 3.173, 3.34, 3.33, 3.337, 3.548, 3.698, 3.848, 4.462, 5.513, 6.227, 7.207, 7.993, 8.58, 8.839, 9.544, 9.538, 9.685, 9.398, 9.193, 9.433, 9.542, 9.428, 9.349, 9.469, 9.287, 9.336, 9.507, 9.363, 9.664, 9.382, 9.318, 9.424, 9.205, 9.364, 9.57, 9.444, 9.119, 9.141, 9.493, 9.474, 9.46, 9.347, 9.367, 9.243, 9.159, 9.364, 9.496, 9.57, 9.558, 9.191]}], "layout": {"font": {"color": "#dffaff"}, "height": 350, "legend": {"orientation": "h", "x": 0, "y": 1.12}, "margin": {"b": 40, "l": 35, "r": 25, "t": 55}, "paper_bgcolor": "#07111f", "plot_bgcolor": "#0a1b2a", "title": {"font": {"color": "#dffaff", "size": 15}, "text": "03 / EVOLUCIÓN DEL ALGORITMO GENÉTICO"}, "xaxis": {"gridcolor": "#18394b", "title": {"text": "Generación"}, "zerolinecolor": "#18394b"}, "yaxis": {"gridcolor": "#18394b", "title": {"text": "Fitness"}, "zerolinecolor": "#18394b"}}}
